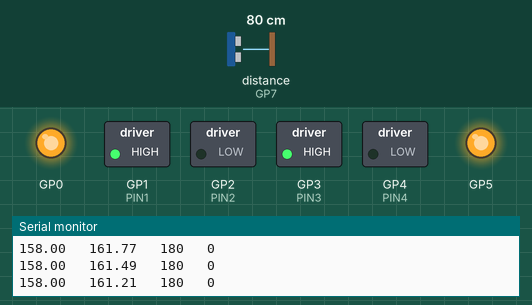
A program run on a simulated Raspberry Pi Pico. On the bench: switched loads named in the program (green lamp = pin HIGH), output pins drawn as LEDs (lit = HIGH), the last lines printed to the serial monitor. Wiring (inferred from the names in the program): ultrasonic range finder: trigger GP6; echo GP7. The inputs (shaded band) are chosen by the test bench; at power-on: distance to the obstacle (sensor on GP7) 80 cm. The echo pulse lasts 58.3 µs per cm; pins used as bus, display or sensor lines are not drawn.

Above: at 1.2 s.
1.3 s: distance to the obstacle (sensor on GP7) set to 2 cm
At 2.9 s:
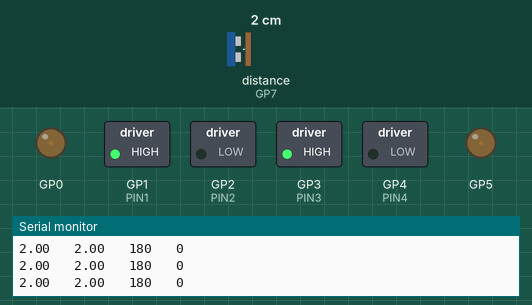
4.3 s: distance to the obstacle (sensor on GP7) set to 250 cm
At 4.78 s:
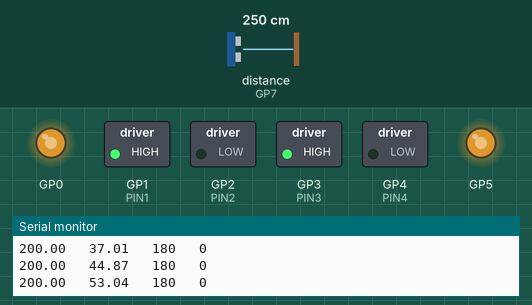
6.3 s: distance to the obstacle (sensor on GP7) set to 35 cm
Timing chart, 0 to 9.5 s (numbered marks = the images above; inputs shaded):
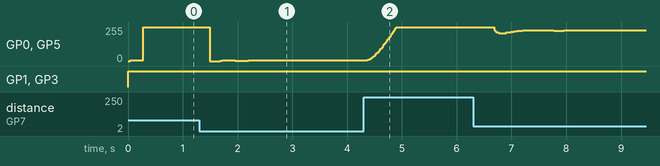

Measured:
- after the input at 1.3 s, GP0, GP5: 255/255 → 0/255 after 0.19 s, → 5/255 0.19 s later, → 2/255 0.29 s later, → 5/255 0.23 s later
- after the input at 4.3 s, GP0, GP5: moves from 5/255 to 255/255 over 0.53 s, starting after 0.07 s

The program:

main.cpp
```cpp
#include <Arduino.h>

#include "ultrasonic.h"
#include "Motor.h"

#define trigger 6
#define echo 7

#define ENA 0
#define PIN1 1
#define PIN2 2
#define PIN3 3
#define PIN4 4
#define ENB 5

int var1 = 200;

ultrasonic ultra1(trigger, echo);
Motor motor1(PIN1, PIN2, ENA);
Motor motor2(PIN3, PIN4, ENB);

float x[] = {0, 0, 0};
float y[] = {0, 0, 0};
int k = 0;

void setup()
{
  Serial.begin(115200);
}

void loop()
{
  int duration = ultra1.getDuration();

  float t = micros() / 1.0e6;
  x[0] = duration;

  float b[] = {0.00024132, 0.00048264, 0.00024132};
  float a[] = {1.95558189, -0.95654717};
  y[0] = a[0] * y[1] + a[1] * y[2] + b[0] * x[0] + b[1] * x[1] + b[2] * x[2];

  if (k % 3 == 0)
  {
    Serial.print(2 * x[0]);
    Serial.print(" \t");
    Serial.print(2 * y[0]);
    Serial.print(" \t");
    Serial.print(180);
    Serial.print(" \t");
    Serial.println(0);
  }

  delay(1); // Wait 1ms
  for (int i = 1; i >= 0; i--)
  {
    x[i + 1] = x[i]; // store xi
    y[i + 1] = y[i]; // store yi
  }

  k = k + 1;
  int speed = map(2 * y[0], 0, 60, 0, 80);
  motor1.forward(speed);
  motor2.forward(speed);
}
```

Motor.h
```cpp
#include "Arduino.h"
class Motor {

private:
  int pin1, pin2, enable;

public:
  Motor(int pin1, int pin2, int enable);
  void forward(int speed);
  void backwards(int speed);

  void stop();
};
```

ultrasonic.h
```cpp
#include <Arduino.h>

class ultrasonic {
private:
  float duration = 0, distance = 0;
  byte trigger_, echo_;
  void init();


public:
  ultrasonic(byte trig, byte echo);
  int getDuration();
  // int lowpassDuration(int distance);
};
```

Motor.cpp
```cpp
#include "Motor.h"

Motor::Motor(int pin1, int pin2, int enable) {
  this->pin1 = pin1;
  this->pin2 = pin2;
  this->enable = enable;

  pinMode(pin1, OUTPUT);
  pinMode(pin2, OUTPUT);
  pinMode(enable, OUTPUT);
}

void Motor::forward(int speed) {
  digitalWrite(pin1, HIGH);
  digitalWrite(pin2, LOW);
  analogWrite(enable, map(speed, 0, 100, 0, 255));
}

void Motor::backwards(int speed) {
  digitalWrite(pin1, LOW);
  digitalWrite(pin2, HIGH);
  analogWrite(enable, map(speed, 0, 100, 0, 255));
}

void Motor::stop() {
  digitalWrite(pin1, LOW);
  digitalWrite(pin2, LOW);
  analogWrite(enable, 0);
}
```

ultrasonic.cpp
```cpp
#include "ultrasonic.h"

ultrasonic::ultrasonic(byte trig, byte echo)
  : trigger_(trig), echo_(echo) {
  init();
}

void ultrasonic::init() {
  pinMode(trigger_, OUTPUT);
  pinMode(echo_, INPUT);
}

int ultrasonic::getDuration() {

  digitalWrite(trigger_, LOW);
  delayMicroseconds(2);
  digitalWrite(trigger_, HIGH);
  delayMicroseconds(10);
  digitalWrite(trigger_, LOW);
  duration = pulseIn(echo_, HIGH);
  distance = duration * 340 / 20000;
  distance = constrain(distance, 0, 100);
  return distance;
}
```
